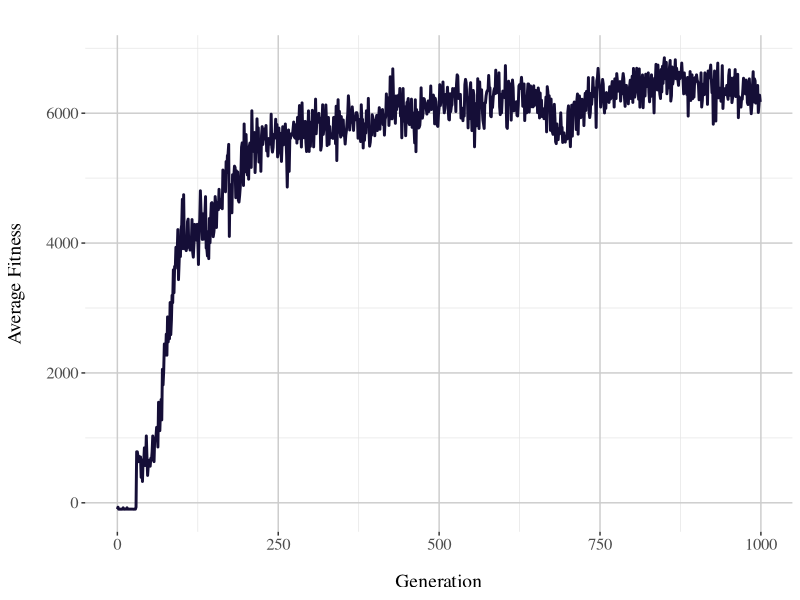

Write R code to recreate this figure.
library(ggplot2)
library(viridis)  # Load the viridis package for the color palette

# Load your data
dataeli1 <- read.csv("copieddata.CSV", sep = ";", dec = ",")

# Create the line graph for AvgFitness over Generation
ggplot(dataeli1, aes(x = Generation, y = AvgFitness)) +
  geom_line(size = 1, color = viridis(1, option = "A", begin = 0.1, end = 0.7)[1]) +  # Use Viridis color
  labs(
    title = "",  # Add title if desired
    x = "Generation",
    y = "Average Fitness"  # Label for y-axis
  ) +
  theme(
    # Set a consistent font family for all text
    text = element_text(family = "serif", size = 12),
    plot.title = element_text(size = 16, hjust = 0.5),  # Center title
    axis.title.x = element_text(size = 14, margin = margin(t = 15)),
    axis.title.y = element_text(size = 14, margin = margin(r = 15)),
    axis.text.x = element_text(size = 12),
    axis.text.y = element_text(size = 12),
    panel.background = element_blank(),  # Remove background
    panel.grid.major = element_line(color = "grey80"),  # Adjust gridlines
    panel.grid.minor = element_line(color = "grey90")
  )
